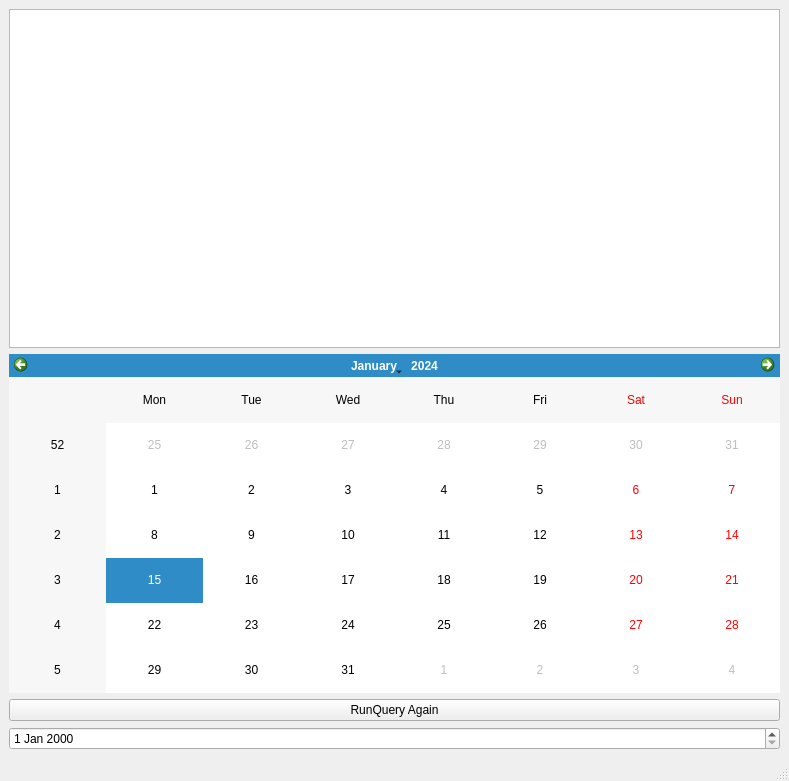
<?xml version="1.0" encoding="UTF-8"?>
<ui version="4.0">
 <class>MainWindow</class>
 <widget class="QMainWindow" name="MainWindow">
  <property name="geometry">
   <rect>
    <x>0</x>
    <y>0</y>
    <width>789</width>
    <height>781</height>
   </rect>
  </property>
  <property name="windowTitle">
   <string>MainWindow</string>
  </property>
  <widget class="QWidget" name="centralwidget">
   <layout class="QGridLayout" name="gridLayout">
    <item row="0" column="0">
     <widget class="QTableView" name="tableView"/>
    </item>
    <item row="1" column="0">
     <widget class="QCalendarWidget" name="calendarWidget"/>
    </item>
    <item row="2" column="0">
     <widget class="QPushButton" name="pushButton">
      <property name="text">
       <string>RunQuery Again</string>
      </property>
     </widget>
    </item>
    <item row="3" column="0">
     <widget class="QDateEdit" name="dateEdit"/>
    </item>
   </layout>
  </widget>
  <widget class="QMenuBar" name="menubar">
   <property name="geometry">
    <rect>
     <x>0</x>
     <y>0</y>
     <width>789</width>
     <height>21</height>
    </rect>
   </property>
  </widget>
  <widget class="QStatusBar" name="statusbar"/>
 </widget>
 <resources/>
 <connections>
  <connection>
   <sender>calendarWidget</sender>
   <signal>clicked(QDate)</signal>
   <receiver>dateEdit</receiver>
   <slot>setDate(QDate)</slot>
   <hints>
    <hint type="sourcelabel">
     <x>479</x>
     <y>538</y>
    </hint>
    <hint type="destinationlabel">
     <x>371</x>
     <y>694</y>
    </hint>
   </hints>
  </connection>
 </connections>
</ui>
